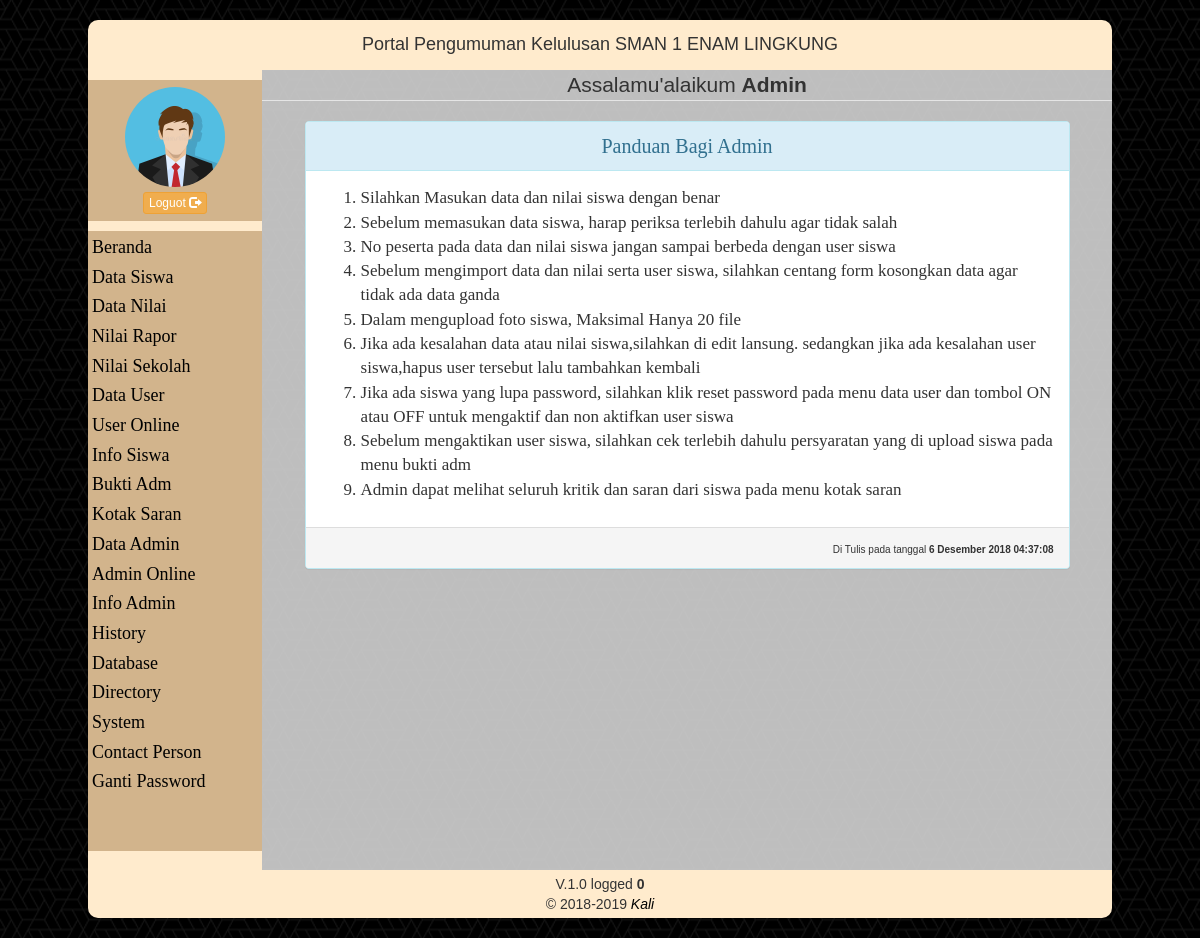
Page /beranda.php (signed in) on the committed database.
### tables this page shows
CREATE TABLE `t_linfo_a`  (
  `id` int(11) NOT NULL AUTO_INCREMENT,
  `subjek` varchar(40) NOT NULL,
  `info` text NOT NULL,
  `tanggal` timestamp NOT NULL DEFAULT current_timestamp ON UPDATE CURRENT_TIMESTAMP,
  PRIMARY KEY (`id`) USING BTREE
);

### functions.php (called while the page is built, shortened)
<?php
function tanggal($str){
	$tr = trim($str);
	$str = str_replace(
		array('Mon', 'Tue', 'Wed', 'Thu', 'Fri', 'Sat', 'Sun', 'January', 'February', 'March', 'April', 'May', 'June', 'July', 'August', 'September', 'October','November', 'December'),
		array('Senin', 'Selasa', 'Rabu', 'Kamis', 'Jumat', 'Sabtu', 'Minggu', 'Januari', 'Februari', 'Maret', 'April', 'Mei', 'Juni', 'Juli', 'Agustus', 'September', 'Oktober', 'November', 'Desember'),
		$tr);
	return $str;
}
 ?>

### admin/info/i_admin.php (the view)
<fieldset>
	<legend>Assalamu'alaikum <b><?= $_SESSION['nama'];?></b></legend>
	<?php
		$sql = mysqli_query($conn, "SELECT * FROM t_linfo_a ORDER BY id DESC");
		while ($data = mysqli_fetch_assoc($sql)){
	?>
	<div style="width: 90%" class="panel panel-info" >
		<div class="panel-heading">
			<span style="font-size: 20px; font-family: all;">
				<?= $data['subjek']; ?>
			</span>
		</div>
		<div class="panel-body" align="left">
			<span style="font-family: calibri; font-size: 17px;">
				<?= $data['info']; ?>
			</span>
		</div>
		<div class="panel-footer" align="right">
			<span style="font-size: 10px; text-align: left;">
				Di Tulis pada tanggal <b><?= tanggal(date("j F Y H:i:s", strtotime($data['tanggal']) )); ?></b>
			</span>
		</div>
	</div>
	<?php } ?>
</fieldset>

### beranda.php (shortened to what this page needs)
<?php
include 'conn.php';
include 'functions.php';
$kd = @$_SESSION['user'];
$sql = mysqli_query($conn, "SELECT * FROM t_ld_siswa WHERE no_pes = '$kd' " );
$data = mysqli_fetch_assoc($sql);
$logged = mysqli_num_rows(mysqli_query($conn, "SELECT * FROM t_online "));
?>
<!DOCTYPE html>
<html>
<head>
	<link href="css/bootstrap.min.css" rel="stylesheet">
	<link rel="stylesheet" type="text/css" href="css/beranda.css">
</head>
<body style="background-image: url(img/tetap/dark.png);">
	<div style="padding: 20px 0;" class="container">
		<center>
			<div class="header">
				<h4><marquee>Portal Pengumuman Kelulusan SMAN 1 ENAM LINGKUNG</marquee></h4>
			</div>
			<div class="content cf">
					<div class="sidebar">
						<div class="profil">
							<?php
							$level = $_SESSION['level'] == 'admin';
							if($level){
							?>
								<img src="img/tetap/profil.jpg" class="img-circle" alt="Foto Belum Ada" width="100px" /><br>
							<?php }else{ ?>
							<img src="img/siswa/<?= $data['foto']; ?>" class="img-circle" alt="Foto Belum Ada" width="100px" height="109px" /><br>
							<?php } ?>
							<a href="logout.php">
								<button class="btn btn-warning btn-xs" style="margin-bottom: 5px;">Loguot
									<span class="glyphicon glyphicon-log-out"></span>
								</button>
							</a>
						</div>
						<div class="menu">
							<a href="beranda.php">Beranda</a><br>
							<?php
							$level = $_SESSION['level'] == 'siswa';
							if($level){
							?>
							<a href="?page=<?= base64_encode("hasil"); ?>&user=<?= base64_encode($_SESSION['user']);?>">Hasil
							</a><br>
							<a href="?page=<?= base64_encode("diri"); ?>&user=<?= base64_encode($_SESSION['user']);?>">Data Diri
							</a><br>
							<a href="?page=<?= base64_encode("un"); ?>&user=<?= base64_encode($_SESSION['user']);?>">Nilai UN
							</a><br>
							<a href="?page=<?= base64_encode("rapor_usbn"); ?>&user=<?= base64_encode($_SESSION['user']);?>">Rapor & USBN
							</a><br>
							<a href="?page=<?= base64_encode("upload_foto"); ?>&user=<?= base64_encode($_SESSION['user']);?>">Upload Foto
							</a><br>
							<a href="?page=<?= base64_encode("adm"); ?>&user=<?= base64_encode($_SESSION['user']);?>">Administrasi
							</a><br>
							<a href="?page=<?= base64_encode("saran"); ?>&user=<?= base64_encode($_SESSION['user']);?>">Kritik dan Saran
							</a><br>
							<?php }else{ ?>
							<a href="?page=<?= base64_encode("d_siswa"); ?>">Data Siswa</a><br>
							<a href="?page=<?= base64_encode("d_nilai"); ?>">Data Nilai</a><br>
							<a href="?page=<?= base64_encode("nilai_r"); ?>">Nilai Rapor</a><br>
							<a href="?page=<?= base64_encode("nilai_us"); ?>">Nilai Sekolah</a><br>
							<a href="?page=<?= base64_encode("d_user"); ?>">Data User</a><br>
							<a href="?page=<?= base64_encode("u_on"); ?>">User Online</a><br>
							<a href="?page=<?= base64_encode("info"); ?>">Info Siswa</a><br>
							<a href="?page=<?= base64_encode("b_adm"); ?>">Bukti Adm</a><br>
							<a href="?page=<?= base64_encode("k_saran"); ?>">Kotak Saran</a><br>
							<?php } ?>
							<?php
							if($_SESSION['nama'] == 'Admin'){
							?>
							<a href="?page=<?= base64_encode("d_admin"); ?>">Data Admin</a><br>
							<a href="?page=<?= base64_encode("a_on"); ?>">Admin Online</a><br>
							<a href="?page=<?= base64_encode("info_a"); ?>">Info Admin</a><br>
							<a href="?page=<?= base64_encode("history"); ?>">History</a><br>
							<a href="?page=<?= base64_encode("db"); ?>">Database</a><br>
							<a href="?page=<?= base64_encode("kosong"); ?>">Directory</a><br>
							<a href="?page=<?= base64_encode("akses"); ?>">System</a>
							<?php } ?>
							<a href="?page=<?= base64_encode("cp"); ?>">Contact Person</a><br>
							<?php
							$level = $_SESSION['level'] == 'siswa';
							if($level){
							?>
							<a href="?page=<?= base64_encode("g_pass"); ?>&user=<?= base64_encode($_SESSION['user']);?>">Ganti Password
							</a><br>
							<?php }else{ ?>
							<a href="?page=<?= base64_encode("g_pass_admin"); ?>&user=<?=base64_encode($_SESSION['user']);?>">Ganti Password
							</a><br>
							<?php } ?>
						</div>
					</div>
					<div class="main">
						<?php
						$page = base64_decode(@$_GET['page']);
						$action = base64_decode(@$_GET['action']);
						$level = $_SESSION['level'] == 'siswa';
						if($level){
							if($page == ''){
								include 'admin/info/i_siswa.php';
							}else if($page == 'hasil'){
								include 'siswa/hasil.php';
							}else if($page == 'diri'){
								include 'siswa/d_diri.php';
							}else if($page == 'un'){
								include 'siswa/d_nilai.php';
							}else if($page == 'g_pass'){
								include 'admin/g_pass.php';
							}else if($page == 'saran'){
								include 'siswa/saran.php';
							}else if($page == 'adm'){
								include 'siswa/adm.php';
							}else if($page == 'cp'){
								include 'admin/c_p.php';
							}else if($page == 'rapor_usbn'){
								include 'siswa/rapor_usbn.php';
							}else if($page == 'upload_foto'){
								include 'siswa/upload_foto.php';
							}
						}else{
							if($page == 'd_siswa'){
								if($action == ""){
									include 'admin/data_s/d_siswa.php';
								}else if($action == "tambah"){
									include 'admin/data_s/t_siswa.php';
								}else if($action == "hapus"){
									include 'admin/data_s/h_siswa.php';
								}else if($action == "edit"){
									include 'admin/data_s/e_siswa.php';
								}else if($action == "impor"){
									include 'admin/impor/siswa.php';
								}else if($action == "u_foto"){
									include 'admin/upload/u_foto.php';
								}
							}else if($page == 'u_on'){
								if($action == ""){
									include 'admin/data_u/u_on.php';
								}else if($action == "hapus_u_o"){
									include 'admin/data_u/h_u_on.php';
								}
							}else if($page == ''){
								include 'admin/info/i_admin.php';
							}else if($page == 'g_pass_admin'){
								include 'admin/g_pass_admin.php';
							}else if($page == 'k_saran'){
								include 'admin/k_saran.php';
							}else if($page == 'b_adm'){
								if($action == ""){
									include 'admin/adm/b_adm.php';
								}else if($action == "hapus_b"){
									include 'admin/adm/h_adm.php';
								}
							}else if($page == 'cp'){
								include 'admin/c_p.php';
							}
						}
						 ?>
					</div>
			</div>
			<div class="footer">
				V.1.0 logged <b><?= $logged ?></b><br>
				&copy 2018-2019 <i>
						<a href="https://facebook.com/jamilur.kotomambang" target="_blank" rel="noopener" style="color: black; text-decoration: none;">Kali</a>
					</i>
			</div>
		</center>
	</div>
</body>
</html>

### css/beranda.css (style rules this page uses)
.header { background-color: #FFEBCD; text-align: center; padding: 5px; border-top-right-radius: 10px; border-top-left-radius: 10px; font-size:28px; font-family:arial; }
.main { width: 83%; height: 800px; background-color: rgba(211,211,211,0.9); overflow: auto; float: right; }
.sidebar { width: 17%; height: 800px; float: left; background-color:#FFEBCD; float: left; }
.profil { width: 100%; background-color:#D2B48C; padding: 2px; margin: 10px auto; }
.profil img { margin: 5px; }
.menu { width: 100%; background-color:#D2B48C; padding:2px; text-align: left; height: 620px; }
.menu a { text-decoration: none; display: inline-block; padding: 2px; color: black; font-family: all; font-size: 18px; }
.content a { text-decoration: none; }
.footer { background-color: #FFEBCD; text-align: center; padding: 4px; font-size: 14px; border-bottom-right-radius: 10px; border-bottom-left-radius: 10px; }
.cf:before, .cf:after { content: " "; display: table; }
.cf:after { clear: both; }
.cf { *zoom:1; }

### rows in the picture
t_linfo_a: subjek "Panduan Bagi Admin", info "Silahkan Masukan data dan nilai siswa dengan benar Sebelum memasukan data siswa, harap periksa terlebih dahulu agar tidak salah No peserta pada data dan nilai siswa jangan sampai berbeda dengan user siswa Sebelum mengimport data dan nilai serta user siswa, silahkan centang form kosongkan data agar tidak ada data ganda Dalam mengupload foto siswa, Maksimal Hanya 20 file Jika ada kesalahan data atau nilai siswa,silahkan di edit lansung. sedangkan jika ada kesalahan user siswa,hapus user tersebut lalu tambahkan kembali Jika ada siswa yang lupa password, silahkan klik reset password pada menu data user dan tombol ON atau OFF untuk mengaktif dan non aktifkan user siswa Sebelum mengaktikan user…", tanggal "6 Desember 2018 04:37:08"

### other values in the picture
$_SESSION['nama'] "Admin"
$logged "0"
